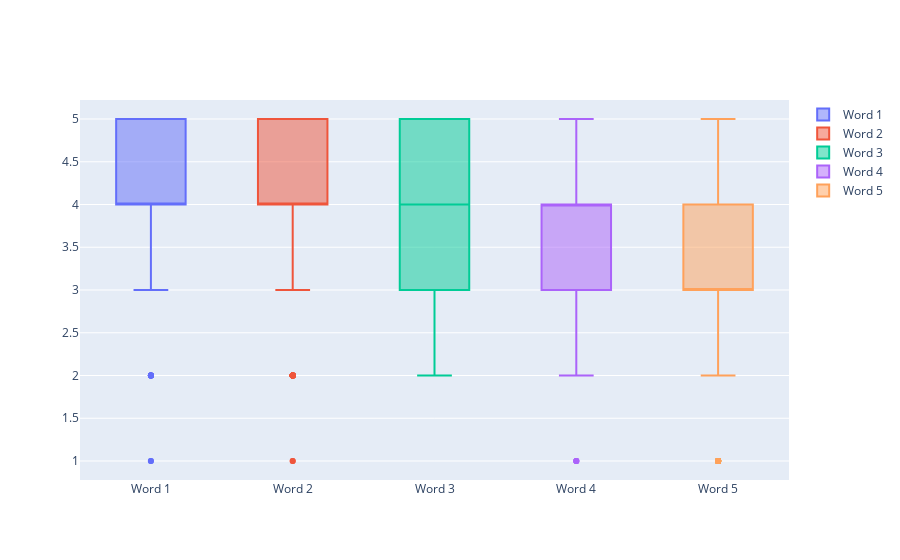

Notebook code for this chart:
### Markdown cell above
### Version 1 Analysis

### Code cell
import plotly.graph_objects as go
y0 = stem_data[stem_data['version']==1]['rating1']
y1 = stem_data[stem_data['version']==1]['rating2']
y2 = stem_data[stem_data['version']==1]['rating3']
y3 = stem_data[stem_data['version']==1]['rating4']
y4 = stem_data[stem_data['version']==1]['rating5']

fig = go.Figure()
fig.add_trace(go.Box(y=y0,name="Word 1"))
fig.add_trace(go.Box(y=y1, name="Word 2"))
fig.add_trace(go.Box(y=y2, name="Word 3"))
fig.add_trace(go.Box(y=y3, name="Word 4"))
fig.add_trace(go.Box(y=y4, name="Word 5"))

fig.show()

### Figure 1 — Plotly figure (JSON) as saved in the notebook; plotly's stock layout.template omitted (floating-point values rounded to 4 significant figures; data arrays with more than 128 entries replaced by an {"elided": "..."} marker saying what was removed)
{"data": [{"name": "Word 1", "type": "box", "y": {"elided": "500 int values"}}, {"name": "Word 2", "type": "box", "y": {"elided": "500 int values"}}, {"name": "Word 3", "type": "box", "y": {"elided": "500 int values"}}, {"name": "Word 4", "type": "box", "y": {"elided": "500 int values"}}, {"name": "Word 5", "type": "box", "y": {"elided": "500 int values"}}], "layout": {}}
